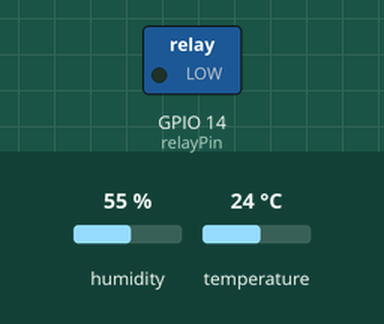
Bench run of a sketch on a simulated ESP8266 (NodeMCU). Shown: switched loads named in the sketch (green lamp = pin HIGH). Dashed ring = blinking. Inputs (shaded band) come from the test bench; at power-on: temperature 24 °C, humidity 55 %. WiFi joins after 1.5 s; servers stay silent unless stated; what the sketch prints to the serial monitor is not drawn.

Above: at 3.2 s.
3.3 s: temperature set to 33 °C
At 7.02 s:
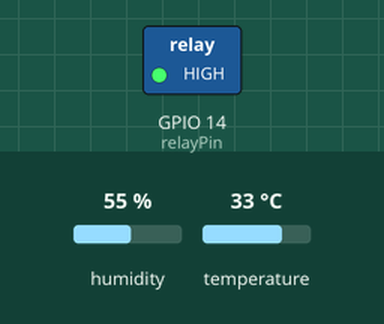
8.9 s: temperature set to 12 °C
At 12.39 s:
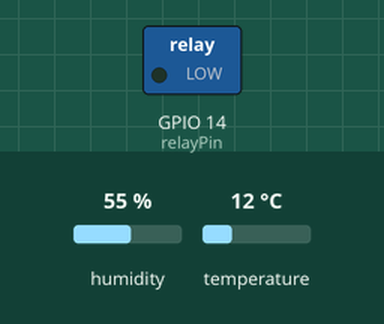
Timing chart, 0 to 14.0 s (numbered marks = the images above; inputs shaded):
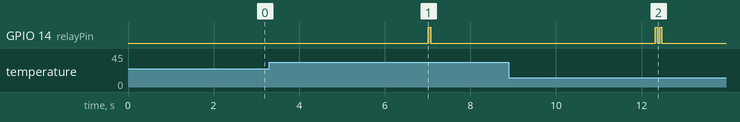

Measured:
- after the input at 3.3 s, GPIO 14 (relayPin): LOW → HIGH after 3.7 s, → LOW 0.05 s later
- after the input at 8.9 s, GPIO 14 (relayPin): alternates HIGH for 0.05 s and LOW for 0.05 s, 4 changes in all, then stays LOW, starting after 3.4 s

The sketch:

HeatIndex.ino
```cpp
#include <Wire.h>
#include <Adafruit_Sensor.h>
#include <Adafruit_BME280.h>
#include <ESP8266WiFi.h>
#include <ESP8266WebServer.h>

#define relayPin 14
#define SCL 5
#define SDA 4

// Wi-Fi credentials
const char* ssid = "monitor";
const char* password = "monitor123";

// BME280 and relay setup
Adafruit_BME280 bme; // I2C

float TEMP_THRESHOLD = 31;
bool humidifierState = false;

ESP8266WebServer server(80);

// Variables for tracking temperature readings
float totalTemperature = 0;
int totalReadings = 0;
float lastTemperature = 0;
float lastHeatIndex = 0;

void handleData() {
  float currentTemp = bme.readTemperature();
  float currentHumidity = bme.readHumidity();
  //float heatIndex = computeHeatIndex(currentTemp, currentHumidity);
  float heatIndex = 64.52;

  // Store latest values
  lastTemperature = currentTemp;
  lastHeatIndex = heatIndex;

  // Send data as JSON
  String json = "{";
  json += "\"currentTemp\": " + String(currentTemp) + ",";
  json += "\"heatIndex\": " + String(heatIndex);
  json += "}";

  server.send(200, "application/json", json);
}

void setup() {
  Serial.begin(9600);
  WiFi.begin(ssid, password);
  Serial.print("Connecting to Wi-Fi");

  while (WiFi.status() != WL_CONNECTED) {
    delay(1000);
    Serial.print(".");
  }
  Serial.println("\nWi-Fi connected");
  Serial.println(WiFi.localIP());

  if (!bme.begin(0x76)) {
    Serial.println("Could not find a valid BME280 sensor, check wiring!");
    while (1);
  }

  pinMode(relayPin, OUTPUT);
  server.on("/", handleRoot);
  server.on("/data", handleData);
  server.begin();

  Serial.println("HTTP server started");
}

float computeHeatIndex(float T, float RH) {
    return T + (0.5555 * (6.112 * exp((17.67 * T) / (T + 243.5)) * RH / 100 - 10));
}

void stateOn() {
  Serial.println("Humidifier ON");
  digitalWrite(relayPin, HIGH);
  delay(50);
  digitalWrite(relayPin, LOW);
  delay(250);
}

void stateOff() {
  Serial.println("Humidifier OFF");
  digitalWrite(relayPin, HIGH);
  delay(50);
  digitalWrite(relayPin, LOW);
  delay(50);
  digitalWrite(relayPin, HIGH);
  delay(50);
  digitalWrite(relayPin, LOW);
  delay(250);
}

void loop() {
  server.handleClient();

  // Read sensor data
  float currentTemp = bme.readTemperature();
  float currentHumidity = bme.readHumidity();
  float heatIndex = computeHeatIndex(currentTemp, currentHumidity);

  Serial.print("Temperature: ");
  Serial.print(currentTemp);
  Serial.println(" °C");

  // Relay control based on temperature threshold
  if (currentTemp >= TEMP_THRESHOLD && !humidifierState) {
    stateOn();
    humidifierState = true;
  } else if (currentTemp < TEMP_THRESHOLD && humidifierState) {
    stateOff();
    humidifierState = false;
  }

  // Update temperature tracking
  totalTemperature += currentTemp;
  totalReadings++;

  delay(5000); // Update every 5 seconds
}

void handleRoot() {
  String html = R"rawliteral(
<!DOCTYPE html>
<html lang="en">
<head>
    <meta charset="UTF-8">
    <meta name="viewport" content="width=device-width, initial-scale=1.0">
    <title>Temperature Monitor</title>
    <script src="https://cdn.jsdelivr.net/npm/chart.js"></script>
    <style>
        body {
            font-family: 'Roboto', Arial, sans-serif;
            text-align: center;
            background-color: #f4f4f4;
            margin: 0;
            padding: 0;
        }
        .container {
            display: flex;
            flex-direction: row;
            justify-content: center;
            align-items: center;
            padding: 20px;
        }
        .chart-container {
            width: 320px;
            height: 180px;
            position: relative;
            margin-right: 20px;
        }
        .heat-index-box {
            width: 140px;
            height: 180px;
            display: flex;
            flex-direction: column;
            align-items: center;
            justify-content: center;
            font-size: 22px;
            font-weight: bold;
            border: 2px solid black;
            border-radius: 10px;
            padding: 10px;
        }
        .heat-index-label {
            font-size: 14px;
            font-weight: bold;
            margin-bottom: 5px;
        }
    </style>
</head>
<body>
    <h1>Poultry's Heat Stress Monitoring Dashboard</h1>
    <h3>Average Temperature: <span id="averageTemp">0</span> °C</h3>
    <div class="container">
        <div class="chart-container">
            <canvas id="temperatureChart"></canvas>
        </div>
        <div class="heat-index-box" id="heatIndexBox">
            <span class="heat-index-label">Heat Index</span>
            <span id="heatIndex">0 °C</span>
        </div>
    </div>

    <script>
        const ctx = document.getElementById('temperatureChart').getContext('2d');
        const temperatureData = {
            labels: [],
            datasets: [{
                label: 'Temperature (°C)',
                data: [],
                borderColor: 'green',
                backgroundColor: 'rgba(0, 255, 0, 0.2)',
                borderWidth: 2,
                tension: 0.3,
            }]
        };

        const config = {
            type: 'line',
            data: temperatureData,
            options: {
                responsive: true,
                maintainAspectRatio: false,
                scales: {
                    x: { title: { display: true, text: 'Time' } },
                    y: { title: { display: true, text: 'Temperature (°C)' }, min: 25, max: 35 }
                },
                plugins: { legend: { display: false } }
            }
        };

        const temperatureChart = new Chart(ctx, config);
        let totalTemperature = 0, totalReadings = 0;

        async function updateChartData() {
            const response = await fetch('/data');
            const data = await response.json();
            const Temp = parseFloat(data.currentTemp.toFixed(2));
            const heatIndex = parseFloat(data.heatIndex.toFixed(2));

            // Change graph color based on temperature
            let tempColor = Temp < 31 ? 'green' : 'red';
            temperatureChart.data.datasets[0].borderColor = tempColor;
            temperatureChart.data.datasets[0].backgroundColor = tempColor === 'green' ? 'rgba(0,255,0,0.2)' : 'rgba(255,0,0,0.2)';

            // Change heat index box color
            document.getElementById('heatIndexBox').style.borderColor = heatIndex >= 70 ? 'red' : 'green';

            // Update chart data
            const timeLabel = new Date().toLocaleTimeString();
            temperatureChart.data.labels.push(timeLabel);
            temperatureChart.data.datasets[0].data.push(Temp);

            totalTemperature += Temp;
            totalReadings++;
            document.getElementById('averageTemp').textContent = (totalTemperature / totalReadings).toFixed(2);

            if (temperatureChart.data.labels.length > 12) {
                temperatureChart.data.labels.shift();
                temperatureChart.data.datasets[0].data.shift();
            }
            temperatureChart.update();

            document.getElementById('heatIndex').textContent = heatIndex.toFixed(2) + " °C";
        }

        setInterval(updateChartData, 5000);
    </script>
</body>
</html>
  )rawliteral";

  server.send(200, "text/html", html);
}
```
